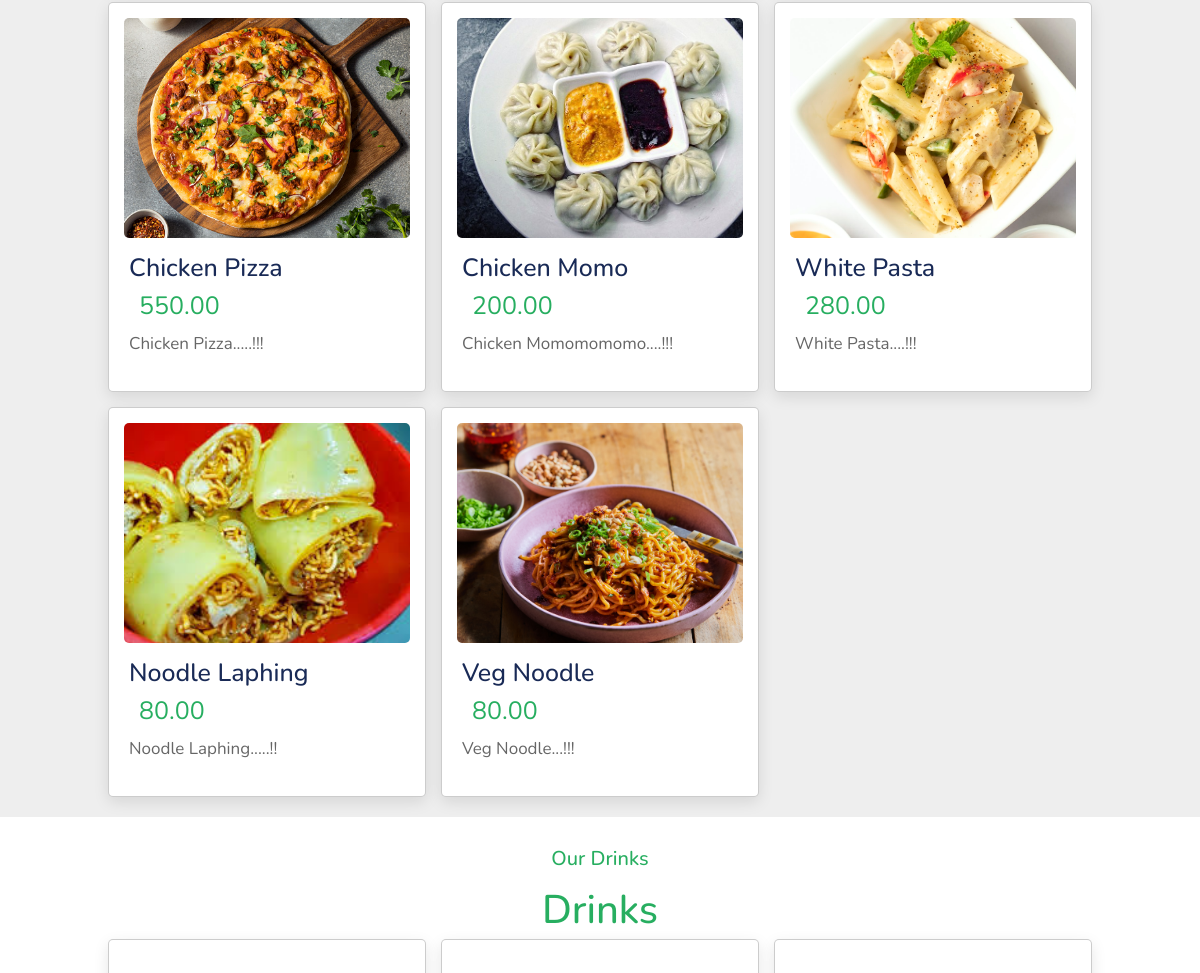
Page /home/ (signed in, middle part) on the earlier database version.
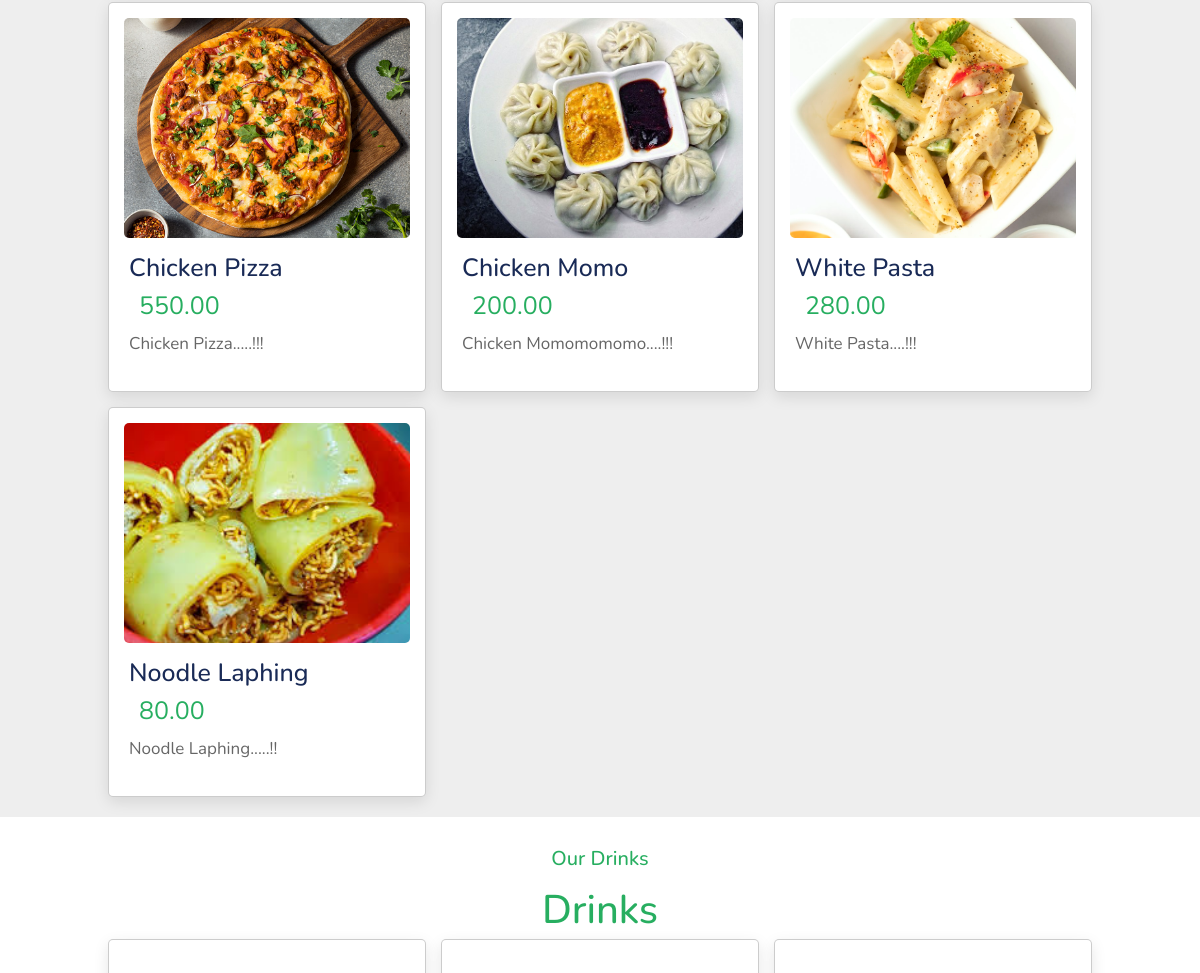
Same page on the later database version.
### ForkAndKnife/models.py (models this page shows, shortened)
class Menu(models.Model):
    menu_item_id = models.AutoField;
    name = models.CharField(max_length=100)
    desctription = models.CharField(max_length=250)
    price = models.DecimalField(max_digits=6, decimal_places=2)
    item_image = models.ImageField(upload_to='media')
    category_id = models.ForeignKey(Category, on_delete=models.CASCADE)
    sub_category_id = models.ForeignKey(SubCategory, on_delete=models.CASCADE)

### ForkAndKnife/views.py (the view)
# urls.py: path("home/", views.home, name="homePage"),
@login_required
def home(request):
    menus = Menu.objects.all()
    return render(request, 'ForkAndKnife/home.html',{'menuss': menus})

### ForkAndKnife/templates/ForkAndKnife/home.html (shortened to what this page needs)
{%load static%}
<!doctype html>
<html lang="en">
<head>
  <link href="https://cdn.jsdelivr.net/npm/bootstrap@5.2.0/dist/css/bootstrap.min.css" rel="stylesheet"
>
  <link rel="stylesheet" href="https://cdnjs.cloudflare.com/ajax/libs/font-awesome/6.1.1/css/all.min.css">
  <link rel="stylesheet" href="https://cdn.jsdelivr.net/npm/swiper@9/swiper-bundle.min.css"/>
  <link rel="stylesheet" href="{% static 'css/index.css' %}">
</head>
<body>
<section class="menu" id="menu">
  <div class="box-container">
    {%for food in menuss %}
    {% if food.category_id_id == 1 %}
    <div class="box">
      <div class="image">
        <img src="{{ food.item_image.url }}" alt="This is">
      </div>
      <div class="content">
        <h3>{{ food.name}}</h3>
        <span class="price">{{food.price }}</span>
        <p>{{ food.desctription}}</p>
      </div>
    </div>
    {%endif%}
    {%endfor%}
  </div>
</section>
 <section class="Drinks" id="Drinks">
  <h3 class="sub-heading">our drinks</h3>
  <h1 class="heading"> Drinks</h1>
  <div class="box-container">
    {%for drink in menuss %}
    {%if drink.category_id_id == 2%}
    <div class="box">
    </div>
    {%endif%}
    {%endfor%}
  </div>
</section>
</body>
</html>

Differences in the rows shown:
removed Menu: item_image (picture), name "Veg Noodle", price "80.00", desctription "Veg Noodle...!!!"
